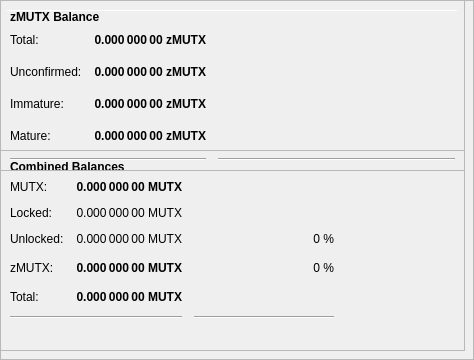
        <widget class="QFrame" name="frameObfuscation">
         <property name="minimumSize">
          <size>
           <width>0</width>
           <height>350</height>
          </size>
         </property>
         <property name="layoutDirection">
          <enum>Qt::LeftToRight</enum>
         </property>
         <property name="frameShape">
          <enum>QFrame::StyledPanel</enum>
         </property>
         <property name="frameShadow">
          <enum>QFrame::Raised</enum>
         </property>
         <widget class="QPushButton" name="runAutoDenom">
          <property name="geometry">
           <rect>
            <x>251</x>
            <y>17</y>
            <width>1</width>
            <height>1</height>
           </rect>
          </property>
          <property name="palette">
           <palette>
            <active>
             <colorrole role="WindowText">
              <brush brushstyle="SolidPattern">
               <color alpha="255">
                <red>0</red>
                <green>0</green>
                <blue>0</blue>
               </color>
              </brush>
             </colorrole>
             <colorrole role="Button">
              <brush brushstyle="SolidPattern">
               <color alpha="255">
                <red>239</red>
                <green>238</green>
                <blue>238</blue>
               </color>
              </brush>
             </colorrole>
             <colorrole role="Light">
              <brush brushstyle="SolidPattern">
               <color alpha="255">
                <red>255</red>
                <green>255</green>
                <blue>255</blue>
               </color>
              </brush>
             </colorrole>
             <colorrole role="Midlight">
              <brush brushstyle="SolidPattern">
               <color alpha="255">
                <red>247</red>
                <green>246</green>
                <blue>246</blue>
               </color>
              </brush>
             </colorrole>
             <colorrole role="Dark">
              <brush brushstyle="SolidPattern">
               <color alpha="255">
                <red>119</red>
                <green>119</green>
                <blue>119</blue>
               </color>
              </brush>
             </colorrole>
             <colorrole role="Mid">
              <brush brushstyle="SolidPattern">
               <color alpha="255">
                <red>159</red>
                <green>159</green>
                <blue>159</blue>
               </color>
              </brush>
             </colorrole>
             <colorrole role="Text">
              <brush brushstyle="SolidPattern">
               <color alpha="255">
                <red>0</red>
                <green>0</green>
                <blue>0</blue>
               </color>
              </brush>
             </colorrole>
             <colorrole role="BrightText">
              <brush brushstyle="SolidPattern">
               <color alpha="255">
                <red>255</red>
                <green>255</green>
                <blue>255</blue>
               </color>
              </brush>
             </colorrole>
             <colorrole role="ButtonText">
              <brush brushstyle="SolidPattern">
               <color alpha="255">
                <red>0</red>
                <green>0</green>
                <blue>0</blue>
               </color>
              </brush>
             </colorrole>
             <colorrole role="Base">
              <brush brushstyle="SolidPattern">
               <color alpha="255">
                <red>255</red>
                <green>255</green>
                <blue>255</blue>
               </color>
              </brush>
             </colorrole>
             <colorrole role="Window">
              <brush brushstyle="SolidPattern">
               <color alpha="255">
                <red>239</red>
                <green>238</green>
                <blue>238</blue>
               </color>
              </brush>
             </colorrole>
             <colorrole role="Shadow">
              <brush brushstyle="SolidPattern">
               <color alpha="255">
                <red>0</red>
                <green>0</green>
                <blue>0</blue>
               </color>
              </brush>
             </colorrole>
             <colorrole role="AlternateBase">
              <brush brushstyle="SolidPattern">
               <color alpha="255">
                <red>247</red>
                <green>246</green>
                <blue>246</blue>
               </color>
              </brush>
             </colorrole>
             <colorrole role="ToolTipBase">
              <brush brushstyle="SolidPattern">
               <color alpha="255">
                <red>255</red>
                <green>255</green>
                <blue>220</blue>
               </color>
              </brush>
             </colorrole>
             <colorrole role="ToolTipText">
              <brush brushstyle="SolidPattern">
               <color alpha="255">
                <red>0</red>
                <green>0</green>
                <blue>0</blue>
               </color>
              </brush>
             </colorrole>
            </active>
            <inactive>
             <colorrole role="WindowText">
              <brush brushstyle="SolidPattern">
               <color alpha="255">
                <red>0</red>
                <green>0</green>
                <blue>0</blue>
               </color>
              </brush>
             </colorrole>
             <colorrole role="Button">
              <brush brushstyle="SolidPattern">
               <color alpha="255">
                <red>239</red>
                <green>238</green>
                <blue>238</blue>
               </color>
              </brush>
             </colorrole>
             <colorrole role="Light">
              <brush brushstyle="SolidPattern">
               <color alpha="255">
                <red>255</red>
                <green>255</green>
                <blue>255</blue>
               </color>
              </brush>
             </colorrole>
             <colorrole role="Midlight">
              <brush brushstyle="SolidPattern">
               <color alpha="255">
                <red>247</red>
                <green>246</green>
                <blue>246</blue>
               </color>
              </brush>
             </colorrole>
             <colorrole role="Dark">
              <brush brushstyle="SolidPattern">
               <color alpha="255">
                <red>119</red>
                <green>119</green>
                <blue>119</blue>
               </color>
              </brush>
             </colorrole>
             <colorrole role="Mid">
              <brush brushstyle="SolidPattern">
               <color alpha="255">
                <red>159</red>
                <green>159</green>
                <blue>159</blue>
               </color>
              </brush>
             </colorrole>
             <colorrole role="Text">
              <brush brushstyle="SolidPattern">
               <color alpha="255">
                <red>0</red>
                <green>0</green>
                <blue>0</blue>
               </color>
              </brush>
             </colorrole>
             <colorrole role="BrightText">
              <brush brushstyle="SolidPattern">
               <color alpha="255">
                <red>255</red>
                <green>255</green>
                <blue>255</blue>
               </color>
              </brush>
             </colorrole>
             <colorrole role="ButtonText">
              <brush brushstyle="SolidPattern">
               <color alpha="255">
                <red>0</red>
                <green>0</green>
                <blue>0</blue>
               </color>
              </brush>
             </colorrole>
             <colorrole role="Base">
              <brush brushstyle="SolidPattern">
               <color alpha="255">
                <red>255</red>
                <green>255</green>
                <blue>255</blue>
               </color>
              </brush>
             </colorrole>
             <colorrole role="Window">
              <brush brushstyle="SolidPattern">
               <color alpha="255">
                <red>239</red>
                <green>238</green>
                <blue>238</blue>
               </color>
              </brush>
             </colorrole>
             <colorrole role="Shadow">
              <brush brushstyle="SolidPattern">
               <color alpha="255">
                <red>0</red>
                <green>0</green>
                <blue>0</blue>
               </color>
              </brush>
             </colorrole>
             <colorrole role="AlternateBase">
              <brush brushstyle="SolidPattern">
               <color alpha="255">
                <red>247</red>
                <green>246</green>
                <blue>246</blue>
               </color>
              </brush>
             </colorrole>
             <colorrole role="ToolTipBase">
              <brush brushstyle="SolidPattern">
               <color alpha="255">
                <red>255</red>
                <green>255</green>
                <blue>220</blue>
               </color>
              </brush>
             </colorrole>
             <colorrole role="ToolTipText">
              <brush brushstyle="SolidPattern">
               <color alpha="255">
                <red>0</red>
                <green>0</green>
                <blue>0</blue>
               </color>
              </brush>
             </colorrole>
            </inactive>
            <disabled>
             <colorrole role="WindowText">
              <brush brushstyle="SolidPattern">
               <color alpha="255">
                <red>119</red>
                <green>119</green>
                <blue>119</blue>
               </color>
              </brush>
             </colorrole>
             <colorrole role="Button">
              <brush brushstyle="SolidPattern">
               <color alpha="255">
                <red>239</red>
                <green>238</green>
                <blue>238</blue>
               </color>
              </brush>
             </colorrole>
             <colorrole role="Light">
              <brush brushstyle="SolidPattern">
               <color alpha="255">
                <red>255</red>
                <green>255</green>
                <blue>255</blue>
               </color>
              </brush>
             </colorrole>
             <colorrole role="Midlight">
              <brush brushstyle="SolidPattern">
               <color alpha="255">
                <red>247</red>
                <green>246</green>
                <blue>246</blue>
               </color>
              </brush>
             </colorrole>
             <colorrole role="Dark">
              <brush brushstyle="SolidPattern">
               <color alpha="255">
                <red>119</red>
                <green>119</green>
                <blue>119</blue>
               </color>
              </brush>
             </colorrole>
             <colorrole role="Mid">
              <brush brushstyle="SolidPattern">
               <color alpha="255">
                <red>159</red>
                <green>159</green>
                <blue>159</blue>
               </color>
              </brush>
             </colorrole>
             <colorrole role="Text">
              <brush brushstyle="SolidPattern">
               <color alpha="255">
                <red>119</red>
                <green>119</green>
                <blue>119</blue>
               </color>
              </brush>
             </colorrole>
             <colorrole role="BrightText">
              <brush brushstyle="SolidPattern">
               <color alpha="255">
                <red>255</red>
                <green>255</green>
                <blue>255</blue>
               </color>
              </brush>
             </colorrole>
             <colorrole role="ButtonText">
              <brush brushstyle="SolidPattern">
               <color alpha="255">
                <red>119</red>
                <green>119</green>
                <blue>119</blue>
               </color>
              </brush>
             </colorrole>
             <colorrole role="Base">
              <brush brushstyle="SolidPattern">
               <color alpha="255">
                <red>239</red>
                <green>238</green>
                <blue>238</blue>
               </color>
              </brush>
             </colorrole>
             <colorrole role="Window">
              <brush brushstyle="SolidPattern">
               <color alpha="255">
                <red>239</red>
                <green>238</green>
                <blue>238</blue>
               </color>
              </brush>
             </colorrole>
             <colorrole role="Shadow">
              <brush brushstyle="SolidPattern">
               <color alpha="255">
                <red>0</red>
                <green>0</green>
                <blue>0</blue>
               </color>
              </brush>
             </colorrole>
             <colorrole role="AlternateBase">
              <brush brushstyle="SolidPattern">
               <color alpha="255">
                <red>239</red>
                <green>238</green>
                <blue>238</blue>
               </color>
              </brush>
             </colorrole>
             <colorrole role="ToolTipBase">
              <brush brushstyle="SolidPattern">
               <color alpha="255">
                <red>255</red>
                <green>255</green>
                <blue>220</blue>
               </color>
              </brush>
             </colorrole>
             <colorrole role="ToolTipText">
              <brush brushstyle="SolidPattern">
               <color alpha="255">
                <red>0</red>
                <green>0</green>
                <blue>0</blue>
               </color>
              </brush>
             </colorrole>
            </disabled>
           </palette>
          </property>
          <property name="focusPolicy">
           <enum>Qt::NoFocus</enum>
          </property>
          <property name="autoFillBackground">
           <bool>true</bool>
          </property>
          <property name="text">
           <string/>
          </property>
          <property name="flat">
           <bool>true</bool>
          </property>
         </widget>
         <widget class="Line" name="line">
          <property name="geometry">
           <rect>
            <x>7</x>
            <y>10</y>
            <width>451</width>
            <height>1</height>
           </rect>
          </property>
          <property name="orientation">
           <enum>Qt::Horizontal</enum>
          </property>
         </widget>
         <widget class="QFrame" name="frame_3">
          <property name="geometry">
           <rect>
            <x>0</x>
            <y>150</y>
            <width>465</width>
            <height>201</height>
           </rect>
          </property>
          <property name="frameShape">
           <enum>QFrame::StyledPanel</enum>
          </property>
          <property name="frameShadow">
           <enum>QFrame::Raised</enum>
          </property>
          <layout class="QVBoxLayout" name="verticalLayout_5">
           <item>
            <layout class="QHBoxLayout" name="horizontalLayout_5" stretch="0">
             <item>
              <widget class="QLabel" name="label_5z">
               <property name="maximumSize">
                <size>
                 <width>16777215</width>
                 <height>20</height>
                </size>
               </property>
               <property name="font">
                <font>
                 <weight>75</weight>
                 <bold>true</bold>
                </font>
               </property>
               <property name="toolTip">
                <string>Combined Balances (including unconfirmed and immature coins)</string>
               </property>
               <property name="text">
                <string>&lt;html&gt;&lt;head/&gt;&lt;body&gt;&lt;p&gt;Combined Balances&lt;/p&gt;&lt;/body&gt;&lt;/html&gt;</string>
               </property>
              </widget>
             </item>
            </layout>
           </item>
           <item>
            <layout class="QGridLayout" name="gridLayout_3">
             <property name="spacing">
              <number>12</number>
             </property>
             <item row="7" column="0" colspan="2">
              <widget class="Line" name="lineSpendableBalance_3">
               <property name="orientation">
                <enum>Qt::Horizontal</enum>
               </property>
              </widget>
             </item>
             <item row="7" column="2">
              <widget class="Line" name="lineWatchBalance_3">
               <property name="sizePolicy">
                <sizepolicy hsizetype="Preferred" vsizetype="Fixed">
                 <horstretch>0</horstretch>
                 <verstretch>0</verstretch>
                </sizepolicy>
               </property>
               <property name="minimumSize">
                <size>
                 <width>140</width>
                 <height>0</height>
                </size>
               </property>
               <property name="orientation">
                <enum>Qt::Horizontal</enum>
               </property>
              </widget>
             </item>
             <item row="4" column="1">
              <widget class="QLabel" name="labelzBalancez">
               <property name="font">
                <font>
                 <weight>75</weight>
                 <bold>true</bold>
                </font>
               </property>
               <property name="cursor">
                <cursorShape>IBeamCursor</cursorShape>
               </property>
               <property name="toolTip">
                <string>Total of transactions that have yet to be confirmed, and do not yet count toward the spendable balance</string>
               </property>
               <property name="text">
                <string notr="true">0.000 000 00 MUTX</string>
               </property>
               <property name="alignment">
                <set>Qt::AlignRight|Qt::AlignTrailing|Qt::AlignVCenter</set>
               </property>
               <property name="textInteractionFlags">
                <set>Qt::LinksAccessibleByMouse|Qt::TextSelectableByKeyboard|Qt::TextSelectableByMouse</set>
               </property>
              </widget>
             </item>
             <item row="6" column="1">
              <widget class="QLabel" name="labelTotalz">
               <property name="font">
                <font>
                 <weight>75</weight>
                 <bold>true</bold>
                </font>
               </property>
               <property name="cursor">
                <cursorShape>IBeamCursor</cursorShape>
               </property>
               <property name="toolTip">
                <string>Total Balance, including unconfirmed and immature coins.</string>
               </property>
               <property name="text">
                <string notr="true">0.000 000 00 MUTX</string>
               </property>
               <property name="alignment">
                <set>Qt::AlignRight|Qt::AlignTrailing|Qt::AlignVCenter</set>
               </property>
               <property name="textInteractionFlags">
                <set>Qt::LinksAccessibleByMouse|Qt::TextSelectableByKeyboard|Qt::TextSelectableByMouse</set>
               </property>
              </widget>
             </item>
             <item row="4" column="3">
              <spacer name="horizontalSpacer_6">
               <property name="orientation">
                <enum>Qt::Horizontal</enum>
               </property>
               <property name="sizeHint" stdset="0">
                <size>
                 <width>40</width>
                 <height>20</height>
                </size>
               </property>
              </spacer>
             </item>
             <item row="6" column="0">
              <widget class="QLabel" name="labelTotalTextz">
               <property name="text">
                <string>Total:</string>
               </property>
              </widget>
             </item>
             <item row="1" column="0">
              <widget class="QLabel" name="labelBalanceTextz">
               <property name="text">
                <string>MUTX:</string>
               </property>
              </widget>
             </item>
             <item row="1" column="1">
              <widget class="QLabel" name="labelBalancez">
               <property name="font">
                <font>
                 <weight>75</weight>
                 <bold>true</bold>
                </font>
               </property>
               <property name="cursor">
                <cursorShape>IBeamCursor</cursorShape>
               </property>
               <property name="toolTip">
                <string>Your current spendable balance</string>
               </property>
               <property name="text">
                <string notr="true">0.000 000 00 MUTX</string>
               </property>
               <property name="alignment">
                <set>Qt::AlignRight|Qt::AlignTrailing|Qt::AlignVCenter</set>
               </property>
               <property name="textInteractionFlags">
                <set>Qt::LinksAccessibleByMouse|Qt::TextSelectableByKeyboard|Qt::TextSelectableByMouse</set>
               </property>
              </widget>
             </item>
             <item row="4" column="0">
              <widget class="QLabel" name="labelzBalanceTextz">
               <property name="toolTip">
                <string/>
               </property>
               <property name="text">
                <string>zMUTX:</string>
               </property>
              </widget>
             </item>
             <item row="4" column="2">
              <widget class="QLabel" name="labelzMUTXPercent">
               <property name="toolTip">
                <string>Current percentage of zMUTX.
If AutoMint is enabled this percentage will settle around the configured AutoMint percentage (default = 10%)</string>
               </property>
               <property name="text">
                <string>0 %</string>
               </property>
               <property name="alignment">
                <set>Qt::AlignRight|Qt::AlignTrailing|Qt::AlignVCenter</set>
               </property>
              </widget>
             </item>
             <item row="6" column="2">
              <widget class="QLabel" name="label100Percent">
               <property name="text">
                <string/>
               </property>
               <property name="alignment">
                <set>Qt::AlignRight|Qt::AlignTrailing|Qt::AlignVCenter</set>
               </property>
              </widget>
             </item>
             <item row="2" column="1">
              <widget class="QLabel" name="labelLockedBalance">
               <property name="toolTip">
                <string>Locked MUTX or Masternode collaterals. These are excluded from zMUTX minting.</string>
               </property>
               <property name="text">
                <string>0.000 000 00 MUTX</string>
               </property>
               <property name="alignment">
                <set>Qt::AlignRight|Qt::AlignTrailing|Qt::AlignVCenter</set>
               </property>
              </widget>
             </item>
             <item row="2" column="0">
              <widget class="QLabel" name="labelLockedBalanceText">
               <property name="toolTip">
                <string>Locked MUTX or Masternode collaterals. These are excluded from zMUTX minting.</string>
               </property>
               <property name="text">
                <string>Locked:</string>
               </property>
              </widget>
             </item>
             <item row="3" column="0">
              <widget class="QLabel" name="labelUnLockedBalanceText">
               <property name="toolTip">
                <string>Unlocked RUPs. These can be used for zMUTX minting.</string>
               </property>
               <property name="text">
                <string>Unlocked:</string>
               </property>
              </widget>
             </item>
             <item row="3" column="1">
              <widget class="QLabel" name="labelUnLockedBalance">
               <property name="toolTip">
                <string>Unlocked RUPs. These can be used for zMUTX minting.</string>
               </property>
               <property name="text">
                <string>0.000 000 00 MUTX</string>
               </property>
               <property name="alignment">
                <set>Qt::AlignRight|Qt::AlignTrailing|Qt::AlignVCenter</set>
               </property>
              </widget>
             </item>
             <item row="3" column="2">
              <widget class="QLabel" name="labelRUPPercent">
               <property name="text">
                <string>0 %</string>
               </property>
               <property name="alignment">
                <set>Qt::AlignRight|Qt::AlignTrailing|Qt::AlignVCenter</set>
               </property>
              </widget>
             </item>
            </layout>
           </item>
           <item>
            <spacer name="verticalSpacer">
             <property name="orientation">
              <enum>Qt::Vertical</enum>
             </property>
             <property name="sizeHint" stdset="0">
              <size>
               <width>20</width>
               <height>40</height>
              </size>
             </property>
            </spacer>
           </item>
          </layout>
         </widget>
         <widget class="QFrame" name="frame_4">
          <property name="geometry">
           <rect>
            <x>0</x>
            <y>0</y>
            <width>465</width>
            <height>171</height>
           </rect>
          </property>
          <property name="frameShape">
           <enum>QFrame::StyledPanel</enum>
          </property>
          <property name="frameShadow">
           <enum>QFrame::Raised</enum>
          </property>
          <layout class="QVBoxLayout" name="verticalLayout_7">
           <item>
            <layout class="QHBoxLayout" name="horizontalLayout_8" stretch="0">
             <item>
              <widget class="QLabel" name="label_5z_3">
               <property name="maximumSize">
                <size>
                 <width>16777215</width>
                 <height>20</height>
                </size>
               </property>
               <property name="font">
                <font>
                 <weight>75</weight>
                 <bold>true</bold>
                </font>
               </property>
               <property name="text">
                <string>zMUTX Balance</string>
               </property>
              </widget>
             </item>
            </layout>
           </item>
           <item>
            <layout class="QGridLayout" name="gridLayout_5">
             <property name="spacing">
              <number>12</number>
             </property>
             <item row="4" column="0">
              <widget class="QLabel" name="labelzBalanceMatureText">
               <property name="toolTip">
                <string>Mature: more than 20 confirmation and more than 1 mints of the same denomination after it was minted.
These zMUTX are spendable.</string>
               </property>
               <property name="text">
                <string>Mature:</string>
               </property>
              </widget>
             </item>
             <item row="5" column="0" colspan="2">
              <widget class="Line" name="lineSpendableBalance_5">
               <property name="orientation">
                <enum>Qt::Horizontal</enum>
               </property>
              </widget>
             </item>
             <item row="1" column="1">
              <widget class="QLabel" name="labelzBalance">
               <property name="font">
                <font>
                 <weight>75</weight>
                 <bold>true</bold>
                </font>
               </property>
               <property name="cursor">
                <cursorShape>IBeamCursor</cursorShape>
               </property>
               <property name="toolTip">
                <string>All available zMUTX, unconfirmed and immature zMUTX included.</string>
               </property>
               <property name="text">
                <string notr="true">0.000 000 00 zMUTX</string>
               </property>
               <property name="alignment">
                <set>Qt::AlignRight|Qt::AlignTrailing|Qt::AlignVCenter</set>
               </property>
               <property name="textInteractionFlags">
                <set>Qt::LinksAccessibleByMouse|Qt::TextSelectableByKeyboard|Qt::TextSelectableByMouse</set>
               </property>
              </widget>
             </item>
             <item row="5" column="2">
              <widget class="Line" name="lineWatchBalance_5">
               <property name="sizePolicy">
                <sizepolicy hsizetype="Preferred" vsizetype="Fixed">
                 <horstretch>0</horstretch>
                 <verstretch>0</verstretch>
                </sizepolicy>
               </property>
               <property name="minimumSize">
                <size>
                 <width>140</width>
                 <height>0</height>
                </size>
               </property>
               <property name="orientation">
                <enum>Qt::Horizontal</enum>
               </property>
              </widget>
             </item>
             <item row="1" column="0">
              <widget class="QLabel" name="labelzBalanceText">
               <property name="toolTip">
                <string>All available zMUTX, unconfirmed and immature zMUTX included.</string>
               </property>
               <property name="text">
                <string>Total:</string>
               </property>
              </widget>
             </item>
             <item row="1" column="2">
              <spacer name="horizontalSpacer_8">
               <property name="orientation">
                <enum>Qt::Horizontal</enum>
               </property>
               <property name="sizeHint" stdset="0">
                <size>
                 <width>40</width>
                 <height>20</height>
                </size>
               </property>
              </spacer>
             </item>
             <item row="4" column="2">
              <spacer name="horizontalSpacer_4">
               <property name="orientation">
                <enum>Qt::Horizontal</enum>
               </property>
               <property name="sizeHint" stdset="0">
                <size>
                 <width>40</width>
                 <height>20</height>
                </size>
               </property>
              </spacer>
             </item>
             <item row="4" column="1">
              <widget class="QLabel" name="labelzBalanceMature">
               <property name="font">
                <font>
                 <weight>75</weight>
                 <bold>true</bold>
                </font>
               </property>
               <property name="toolTip">
                <string>Mature: more than 20 confirmation and more than 1 mints of the same denomination after it was minted.
These zMUTX are spendable.</string>
               </property>
               <property name="text">
                <string>0.000 000 00 zMUTX</string>
               </property>
               <property name="alignment">
                <set>Qt::AlignRight|Qt::AlignTrailing|Qt::AlignVCenter</set>
               </property>
              </widget>
             </item>
             <item row="2" column="0">
              <widget class="QLabel" name="labelzBalanceUnconfirmedText">
               <property name="toolTip">
                <string>Unconfirmed: less than 20 confirmations
Immature: confirmed, but less than 1 mints of the same denomination after it was minted</string>
               </property>
               <property name="text">
                <string>Unconfirmed:</string>
               </property>
              </widget>
             </item>
             <item row="2" column="1">
              <widget class="QLabel" name="labelzBalanceUnconfirmed">
               <property name="font">
                <font>
                 <weight>75</weight>
                 <bold>true</bold>
                </font>
               </property>
               <property name="toolTip">
                <string>Unconfirmed: less than 20 confirmations
Immature: confirmed, but less than 1 mints of the same denomination after it was minted</string>
               </property>
               <property name="text">
                <string>0.000 000 00 zMUTX</string>
               </property>
               <property name="alignment">
                <set>Qt::AlignRight|Qt::AlignTrailing|Qt::AlignVCenter</set>
               </property>
              </widget>
             </item>
             <item row="2" column="2">
              <spacer name="horizontalSpacer_5">
               <property name="orientation">
                <enum>Qt::Horizontal</enum>
               </property>
               <property name="sizeHint" stdset="0">
                <size>
                 <width>40</width>
                 <height>20</height>
                </size>
               </property>
              </spacer>
             </item>
             <item row="3" column="0">
              <widget class="QLabel" name="labelzBalanceImmatureText">
               <property name="toolTip">
                <string>Unconfirmed: less than 20 confirmations
Immature: confirmed, but less than 1 mints of the same denomination after it was minted</string>
               </property>
               <property name="text">
                <string>Immature:</string>
               </property>
              </widget>
             </item>
             <item row="3" column="1">
              <widget class="QLabel" name="labelzBalanceImmature">
               <property name="font">
                <font>
                 <weight>75</weight>
                 <bold>true</bold>
                </font>
               </property>
               <property name="toolTip">
                <string>Unconfirmed: less than 20 confirmations
Immature: confirmed, but less than 1 mints of the same denomination after it was minted</string>
               </property>
               <property name="text">
                <string>0.000 000 00 zMUTX</string>
               </property>
               <property name="alignment">
                <set>Qt::AlignRight|Qt::AlignTrailing|Qt::AlignVCenter</set>
               </property>
              </widget>
             </item>
             <item row="3" column="2">
              <spacer name="horizontalSpacer_7">
               <property name="orientation">
                <enum>Qt::Horizontal</enum>
               </property>
               <property name="sizeHint" stdset="0">
                <size>
                 <width>40</width>
                 <height>20</height>
                </size>
               </property>
              </spacer>
             </item>
            </layout>
           </item>
          </layout>
         </widget>
        </widget>
